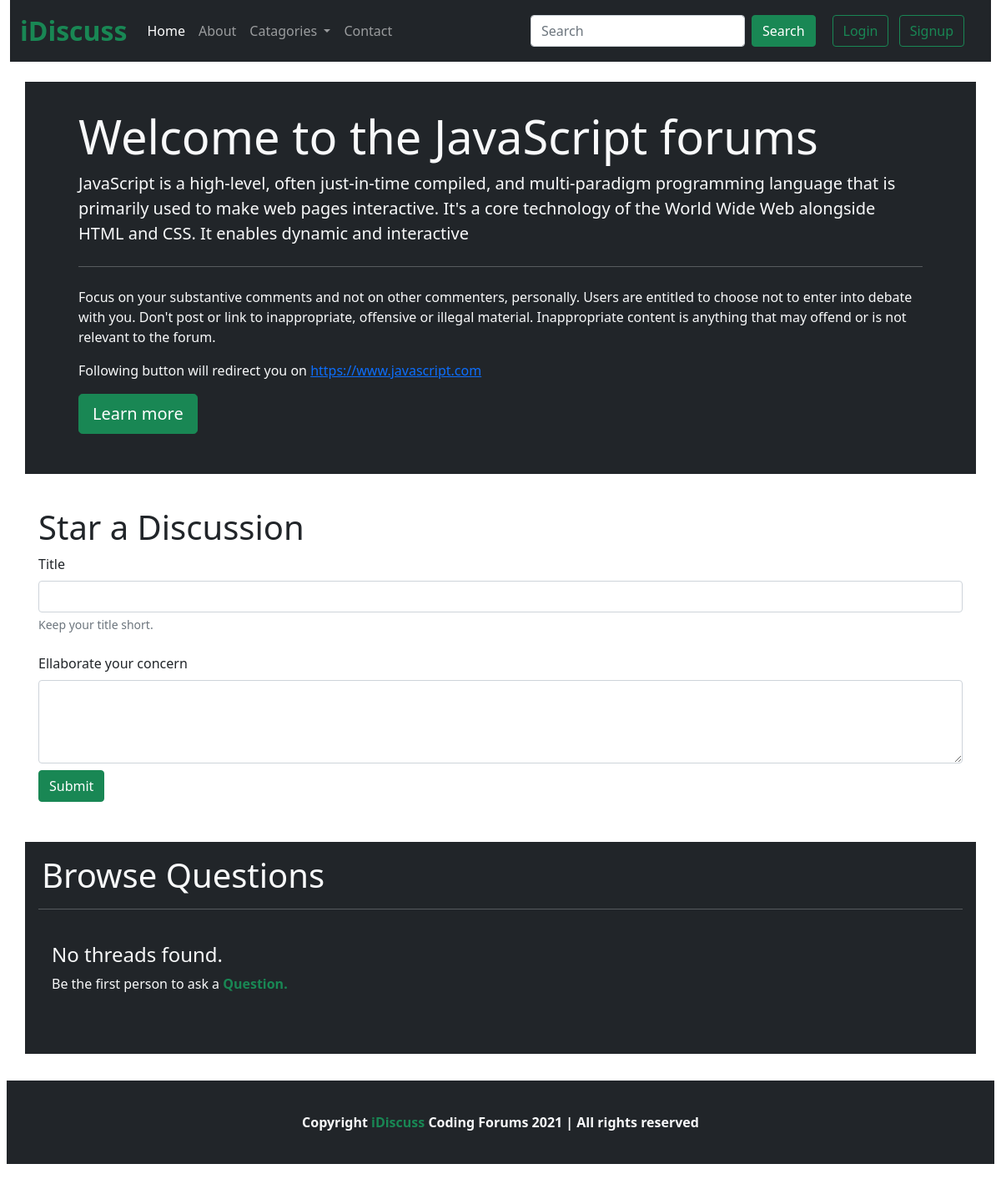
The app's page /threadlist.php?catid=3 with its own data.
### tables this page shows
CREATE TABLE `categories` (
  `category_id` int(11) NOT NULL,
  `category_name` varchar(255) NOT NULL,
  `category_discription` varchar(255) NOT NULL,
  `created_at` datetime NOT NULL DEFAULT current_timestamp(),
  `image_url` varchar(255) DEFAULT NULL,
  `website` varchar(255) NOT NULL
);

### threadlist.php (the view, shortened to what this page needs)
<?php
include('./partials/_dbconnect.php'); ?>
<?php
$id = $_GET['catid'];
$sql = "SELECT * FROM `categories` WHERE category_id=$id";
$result = mysqli_query($conn, $sql);
while ($row = mysqli_fetch_assoc($result)) {
    $catname = $row['category_name'];
    $catdesc = $row['category_discription'];
    $web = $row['website'];
};
?>
<?php
include('./partials/_header.php');
?>
<div class="container my-4 p-3 bg-dark text-light">
    <div class="jumbotron bg-dark text-light px-5 py-3">
        <h1 class="display-4"><b>Welcome to the <?php echo $catname ?> forums</b></h1>
        <p class="lead"> <?php echo $catdesc ?></p>
        <hr class="my-4">
        <p>Focus on your substantive comments and not on other commenters, personally. Users are entitled to choose not to enter into debate with you. Don't post or link to inappropriate, offensive or illegal material. Inappropriate content is anything that may offend or is not relevant to the forum.</p>
        <p class="lead">
        <p>Following button will redirect you on <a href="<?php echo $web ?>"><?php echo $web ?></a> </p>
        <a class="btn btn-success btn-lg my-auto" href="<?php echo $web ?>" role="button">Learn more</a>
        </p>
    </div>
</div>
<div class="container p-3">
    <h1>Star a Discussion</h1>
    <form class="" method="post" action="<?php echo $_SERVER['REQUEST_URI'] ?>">
        <div class="mb-3">
            <label for="thread_title" name="thread_title" class="form-label">Title</label>
            <input type="text" class="form-control" id="thread_title" name="thread_title" aria-describedby="emailHelp">
            <div id="emailHelp" class="form-text">Keep your title short.</div>
        </div>
        <div class="form-group">
            <label for="thread_desc" class="py-2">Ellaborate your concern</label>
            <textarea class="form-control" id="thread_desc" name="thread_desc" style="height: 100px"></textarea>
        </div>
        <button type="submit" class="btn btn-success my-2">Submit</button>
    </form>
</div>
<?php
$noResult = true;
echo '<div class="container my-4 p-3 bg-dark text-light">
        <h1 class="px-1">Browse Questions</h1>
        <hr>';
if ($noResult) {
    echo '
        <div class=" my-4 p-3">
            <h4>No threads found.</h4>
            <p>Be the first person to ask a <b><a href="#thread_title" class="text-decoration-none text-success">Question.</a></p>
         </div>
    </div>
    ';
}
?>
<?php include('_footer.php'); ?>

### partials/_header.php (style rules this page uses)
* { margin:0; padding:0 box-sizing: border-box; }

### records on screen
categories: category_name "JavaScript", category_discription "JavaScript is a high-level, often just-in-time compiled, and multi-paradigm programming language that is primarily used to make web pages interactive. It's a core technology of the World Wide Web alongside HTML and CSS. It enables dynamic and interactive", website "https://www.javascript.com"
